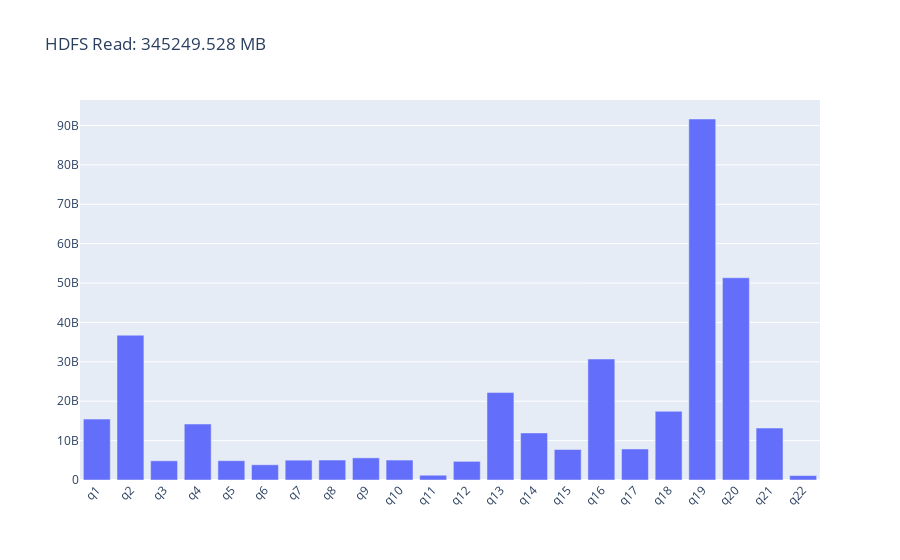

Notebook cell for this chart:
### Code cell
fig = go.Figure()
fig.add_trace(go.Bar(x=original_execution.index, y=original_execution["hdfsread"], name='CPU Time'))
fig.update_layout(barmode='group', xaxis_tickangle=-45, title='HDFS Read: ' + str(hdfsRead) + " MB")
fig.show()

### Figure 1 — Plotly figure (JSON) as saved in the notebook; plotly's stock layout.template omitted (floating-point values rounded to 4 significant figures)
{"data": [{"name": "CPU Time", "type": "bar", "x": ["q1", "q2", "q3", "q4", "q5", "q6", "q7", "q8", "q9", "q10", "q11", "q12", "q13", "q14", "q15", "q16", "q17", "q18", "q19", "q20", "q21", "q22"], "y": [15455135120, 36762861450, 4874942353, 14201559195, 4898573224, 3863470324, 5035360267, 5068916027, 5621461937, 5062936020, 1216784573, 4733872316, 22195268018, 11954151825, 7739975220, 30712624225, 7874842458, 17439145620, 91649206806, 51337708730, 13191523546, 1130049694]}], "layout": {"barmode": "group", "title": {"text": "HDFS Read: 345249.528 MB"}, "xaxis": {"tickangle": -45}}}
